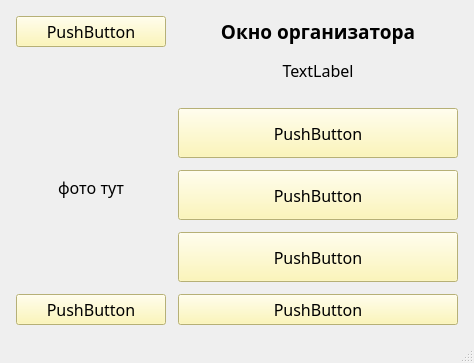
<?xml version="1.0" encoding="UTF-8"?>
<ui version="4.0">
 <class>MainWindow</class>
 <widget class="QMainWindow" name="MainWindow">
  <property name="geometry">
   <rect>
    <x>0</x>
    <y>0</y>
    <width>474</width>
    <height>363</height>
   </rect>
  </property>
  <property name="windowTitle">
   <string>MainWindow</string>
  </property>
  <widget class="QWidget" name="centralwidget">
   <property name="font">
    <font>
     <family>Candara</family>
     <pointsize>12</pointsize>
    </font>
   </property>
   <layout class="QGridLayout" name="gridLayout">
    <property name="leftMargin">
     <number>16</number>
    </property>
    <property name="topMargin">
     <number>16</number>
    </property>
    <property name="rightMargin">
     <number>16</number>
    </property>
    <property name="bottomMargin">
     <number>16</number>
    </property>
    <property name="spacing">
     <number>12</number>
    </property>
    <item row="0" column="1">
     <widget class="QLabel" name="label">
      <property name="styleSheet">
       <string notr="true">color: RGB(36, 50, 56);</string>
      </property>
      <property name="text">
       <string>&lt;html&gt;&lt;head/&gt;&lt;body&gt;&lt;p align=&quot;center&quot;&gt;&lt;span style=&quot; font-size:14pt; font-weight:600;&quot;&gt;Окно организатора&lt;/span&gt;&lt;/p&gt;&lt;/body&gt;&lt;/html&gt;</string>
      </property>
     </widget>
    </item>
    <item row="1" column="1">
     <widget class="QLabel" name="label_2">
      <property name="styleSheet">
       <string notr="true">color: RGB(36, 50, 56);</string>
      </property>
      <property name="text">
       <string>&lt;html&gt;&lt;head/&gt;&lt;body&gt;&lt;p align=&quot;center&quot;&gt;TextLabel&lt;/p&gt;&lt;/body&gt;&lt;/html&gt;</string>
      </property>
     </widget>
    </item>
    <item row="3" column="1">
     <widget class="QPushButton" name="pushButton">
      <property name="minimumSize">
       <size>
        <width>0</width>
        <height>50</height>
       </size>
      </property>
      <property name="font">
       <font>
        <family>Candara</family>
        <pointsize>12</pointsize>
       </font>
      </property>
      <property name="styleSheet">
       <string notr="true">color:RGB(36, 50, 56);
background-color:#fff6a5;</string>
      </property>
      <property name="text">
       <string>PushButton</string>
      </property>
     </widget>
    </item>
    <item row="4" column="1">
     <widget class="QPushButton" name="pushButton_2">
      <property name="minimumSize">
       <size>
        <width>0</width>
        <height>50</height>
       </size>
      </property>
      <property name="font">
       <font>
        <family>Candara</family>
        <pointsize>12</pointsize>
       </font>
      </property>
      <property name="styleSheet">
       <string notr="true">color:RGB(36, 50, 56);
font-family: Candara;
background-color:#fff6a5;</string>
      </property>
      <property name="text">
       <string>PushButton</string>
      </property>
     </widget>
    </item>
    <item row="5" column="1">
     <widget class="QPushButton" name="pushButton_3">
      <property name="minimumSize">
       <size>
        <width>0</width>
        <height>50</height>
       </size>
      </property>
      <property name="font">
       <font>
        <family>Candara</family>
        <pointsize>12</pointsize>
       </font>
      </property>
      <property name="styleSheet">
       <string notr="true">color:RGB(36, 50, 56);
font-family: Candara;
background-color:#fff6a5;</string>
      </property>
      <property name="text">
       <string>PushButton</string>
      </property>
     </widget>
    </item>
    <item row="6" column="0">
     <widget class="QPushButton" name="pushButton_4">
      <property name="minimumSize">
       <size>
        <width>0</width>
        <height>30</height>
       </size>
      </property>
      <property name="maximumSize">
       <size>
        <width>150</width>
        <height>16777215</height>
       </size>
      </property>
      <property name="font">
       <font>
        <family>Candara</family>
        <pointsize>12</pointsize>
       </font>
      </property>
      <property name="styleSheet">
       <string notr="true">color:RGB(36, 50, 56);
font-family: Candara;
background-color:#fff6a5;</string>
      </property>
      <property name="text">
       <string>PushButton</string>
      </property>
     </widget>
    </item>
    <item row="2" column="0" rowspan="4">
     <widget class="QLabel" name="label_3">
      <property name="text">
       <string>&lt;html&gt;&lt;head/&gt;&lt;body&gt;&lt;p align=&quot;center&quot;&gt;фото тут&lt;/p&gt;&lt;/body&gt;&lt;/html&gt;</string>
      </property>
     </widget>
    </item>
    <item row="6" column="1">
     <widget class="QPushButton" name="pushButton_5">
      <property name="font">
       <font>
        <family>Candara</family>
        <pointsize>12</pointsize>
       </font>
      </property>
      <property name="styleSheet">
       <string notr="true">color:RGB(36, 50, 56);
font-family: Candara;
background-color:#fff6a5;
</string>
      </property>
      <property name="text">
       <string>PushButton</string>
      </property>
     </widget>
    </item>
    <item row="0" column="0">
     <widget class="QPushButton" name="pushButton_6">
      <property name="styleSheet">
       <string notr="true">color:RGB(36, 50, 56);
background-color:#fff6a5;
</string>
      </property>
      <property name="text">
       <string>PushButton</string>
      </property>
     </widget>
    </item>
   </layout>
  </widget>
  <widget class="QMenuBar" name="menubar">
   <property name="geometry">
    <rect>
     <x>0</x>
     <y>0</y>
     <width>474</width>
     <height>21</height>
    </rect>
   </property>
  </widget>
  <widget class="QStatusBar" name="statusbar"/>
 </widget>
 <resources/>
 <connections/>
</ui>
